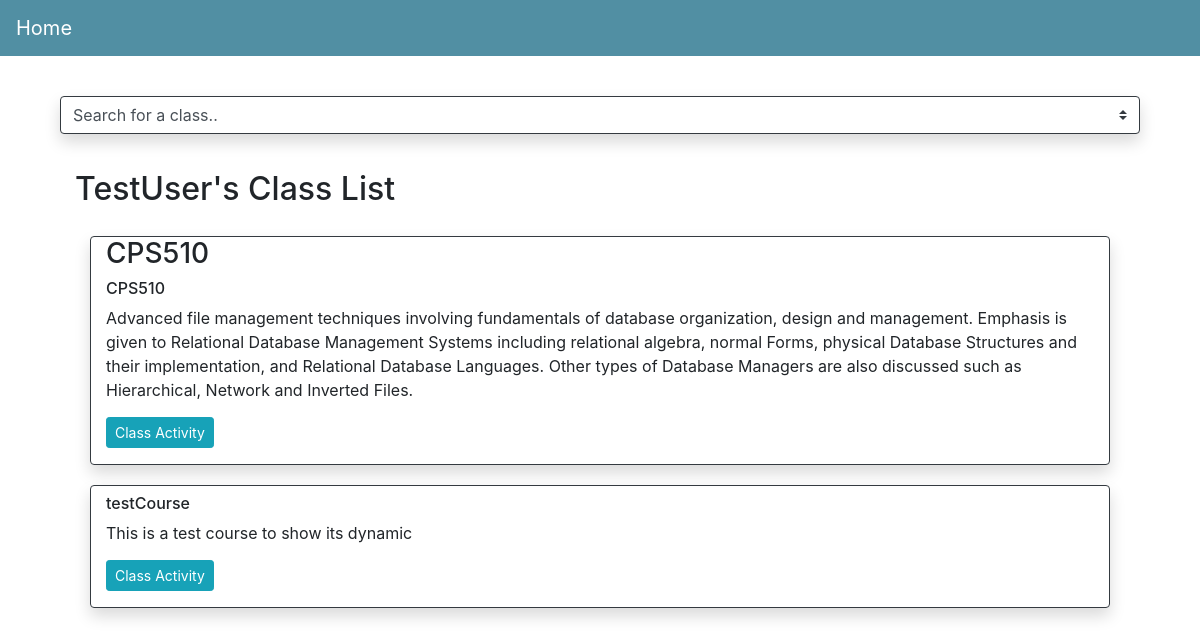
The page /home/ (signed in) on the database its author committed.
### login/models.py (models this page shows)
class Student(AbstractUser):
    courses = models.ManyToManyField(Course)

### courses/models.py (models this page shows)
class Course(models.Model):
    name = models.TextField()
    code = models.TextField()
    description = models.TextField()

### courses/views.py (the view)
# urls.py: path('', views.homeView, name='homeView'),
def homeView(request):
    user_info = request.user
    if request.user.is_authenticated:
        course_info = request.user.courses
        context = { 'user_info' : user_info,
                    'course_info' : course_info}
        return render(request, 'index.html', context)
    return redirect('login:loginView')

### templates/index.html (shortened to what this page needs)
<!DOCTYPE html>
<html lang="en">
{% load static %}
  <head>
	<link rel="stylesheet" href="{% static 'styles.css' %}" />
    <link
      rel="stylesheet"
      href="https://cdn.jsdelivr.net/npm/bootstrap@4.6.0/dist/css/bootstrap.min.css"
    />
  </head>
  <body>
    <nav class="navbar navbar-dark" style="background-color: #518fa3">
		<a class="navbar-brand" href="{% url 'home:homeView' %}">Home</a>
    </nav>
    <div class="container">
      <form action="#nowhere">
        <div class="container">
        <div class="form-group">
            <select class="custom-select custom-select border-dark shadow" onChange="window.location.href=this.value">
            <option selected>Search for a class..</option>
          </select>
        </div>
        <div class="container">
        <div class=form-group">
			<h2>{{ user_info.username }}'s Class List</h2>
			{% for course in course_info.all %}
            <div class="container">
            <div class="col-md border rounded border-dark shadow">
				<h3>{{ course.code }}</h3>
				<h6> {{ course.name }} </h6>
            	{{ course.description }}
				<p>
				<a href="{{ course.code }}"><button type="button" class="btn btn-info btn-sm" button style="margin-top:15px;">Class Activity</button></a>
 				</p>
			</div>
            </div>
			{% endfor %}
            </div>
        </div>
        </div>
      </form>
    </div>
  </body>
</html>

### static/styles.css (style rules this page uses)
.container { padding-top: 20px; }
.form-group { border-color: green; }

### rows shown on the page
Student: username "TestUser"
Course: code "CPS510", name "CPS510", description "Advanced file management techniques involving fundamentals of database organization, design and management. Emphasis is given to Relational Database Management Systems including relational algebra, normal Forms, physical Database Structures and their implementation, and Relational Database Languages. Other types of Database Managers are also discussed such as Hierarchical, Network and Inverted Files."
Course: name "testCourse", description "This is a test course to show its dynamic"
